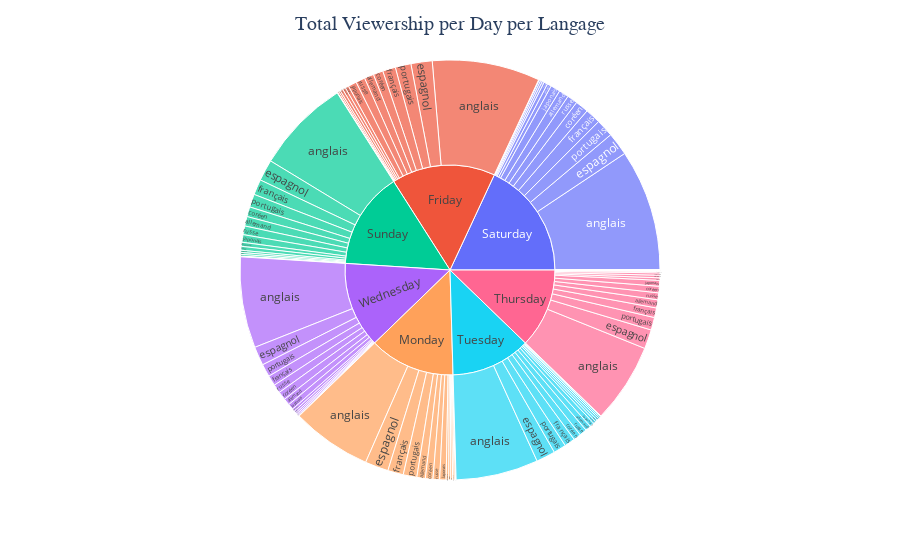

Notebook code cell kept with this figure:
### Code cell
fig = px.sunburst(
    gamesDay,
    path=["Date", "Langage"],
    values="Viewership",
    template='plotly_white',
)

fig.update_layout(
    extendsunburstcolors=True,
    title_text='Total Viewership per Day per Langage',
    title_x=0.5,
    # title_y=0.5,
    title_font_size=20,
    title_font_family='Arial',
    # title_font_color='white',
    title_xanchor='center',
    # title_yanchor='auto',
    title_xref='paper',
    title_yref='paper',
)

fig.show()

### Figure 1 — Plotly figure (JSON) as saved in the notebook; plotly's stock layout.template omitted (floating-point values rounded to 4 significant figures; data arrays with more than 128 entries replaced by an {"elided": "..."} marker saying what was removed)
{"data": [{"branchvalues": "total", "domain": {"x": [0, 1], "y": [0, 1]}, "hovertemplate": "labels=%{label}<br>Viewership=%{value}<br>parent=%{parent}<br>id=%{id}<extra></extra>", "ids": {"elided": "133 str values"}, "labels": {"elided": "133 str values"}, "name": "", "parents": {"elided": "133 str values"}, "type": "sunburst", "values": {"elided": "133 int values"}}], "layout": {"extendsunburstcolors": true, "legend": {"tracegroupgap": 0}, "margin": {"t": 60}, "title": {"font": {"family": "Arial", "size": 20}, "text": "Total Viewership per Day per Langage", "x": 0.5, "xanchor": "center", "xref": "paper", "yref": "paper"}}}
